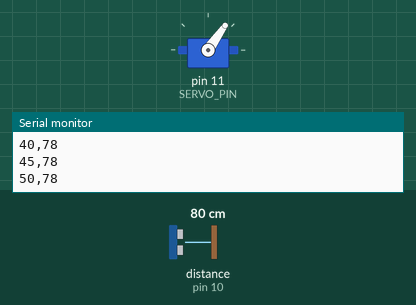
Recording of a sketch running on a simulated Arduino Uno, built with avr-gcc and run on an emulated ATmega328P. Shown: servo, the last lines printed to the serial monitor. Wiring (inferred from the names in the program): ultrasonic range finder: trigger pin 9; echo pin 10. The test bench sets the inputs (shaded band); at power-on: distance to the obstacle (sensor on pin 10) 80 cm. The echo pulse lasts 58.3 µs per cm.

Above: at 1.2 s.
1.3 s: distance to the obstacle (sensor on pin 10) set to 4 cm
At 3.79 s:
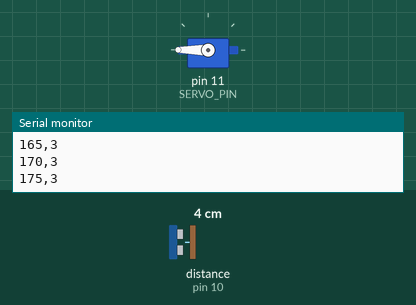
4.3 s: distance to the obstacle (sensor on pin 10) set to 60 cm
At 4.34 s:
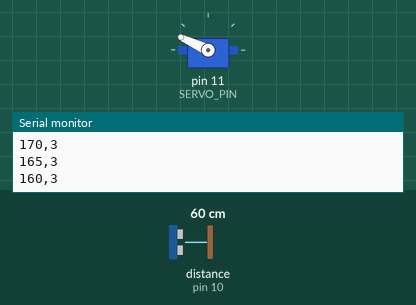
7.3 s: distance to the obstacle (sensor on pin 10) set to 250 cm
At 7.39 s:
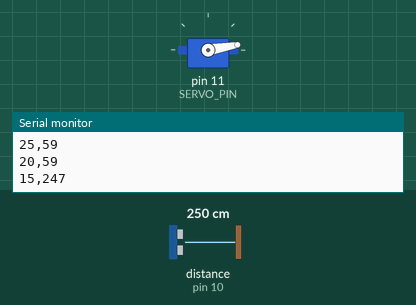
Timing chart, 0 to 16.3 s (numbered marks = the images above; inputs shaded):
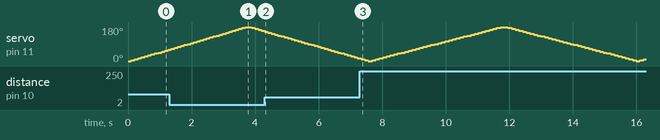

The sketch:

redar.ino
```cpp
#include <Servo.h>

#define TRIG_PIN 9
#define ECHO_PIN 10
#define SERVO_PIN 11

Servo myServo;

void setup() {
  Serial.begin(9600);
  pinMode(TRIG_PIN, OUTPUT);
  pinMode(ECHO_PIN, INPUT);
  myServo.attach(SERVO_PIN);
}

void loop() {
  for (int angle = 0; angle <= 180; angle += 5) {
    myServo.write(angle);
    delay(100);
    long distance = measureDistance();
    Serial.print(angle);
    Serial.print(",");
    Serial.println(distance);
  }

  for (int angle = 180; angle > 0; angle -= 5) {
    myServo.write(angle);
    delay(100);
    long distance = measureDistance();
    Serial.print(angle);
    Serial.print(",");
    Serial.println(distance);
  }
}

long measureDistance() {
  digitalWrite(TRIG_PIN, LOW);
  delayMicroseconds(2);
  digitalWrite(TRIG_PIN, HIGH);
  delayMicroseconds(10);
  digitalWrite(TRIG_PIN, LOW);

  long duration = pulseIn(ECHO_PIN, HIGH);
  long distance = duration * 0.034 / 2;

  return distance;
}
```
